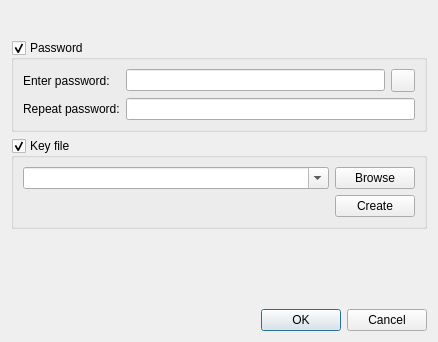
<?xml version="1.0" encoding="UTF-8"?>
<ui version="4.0">
 <class>ChangeMasterKeyWidget</class>
 <widget class="QWidget" name="ChangeMasterKeyWidget">
  <property name="geometry">
   <rect>
    <x>0</x>
    <y>0</y>
    <width>438</width>
    <height>342</height>
   </rect>
  </property>
  <layout class="QVBoxLayout" name="verticalLayout">
   <item>
    <widget class="MessageWidget" name="messageWidget" native="true"/>
   </item>
   <item>
    <widget class="QLabel" name="headlineLabel"/>
   </item>
   <item>
    <spacer name="verticalSpacer_2">
     <property name="orientation">
      <enum>Qt::Vertical</enum>
     </property>
     <property name="sizeType">
      <enum>QSizePolicy::Fixed</enum>
     </property>
     <property name="sizeHint" stdset="0">
      <size>
       <width>1</width>
       <height>3</height>
      </size>
     </property>
    </spacer>
   </item>
   <item>
    <widget class="QGroupBox" name="passwordGroup">
     <property name="title">
      <string>Password</string>
     </property>
     <property name="checkable">
      <bool>true</bool>
     </property>
     <property name="checked">
      <bool>true</bool>
     </property>
     <layout class="QFormLayout" name="formLayout">
      <item row="0" column="0">
       <widget class="QLabel" name="enterPasswordLabel">
        <property name="text">
         <string>Enter password:</string>
        </property>
       </widget>
      </item>
      <item row="0" column="1">
       <layout class="QHBoxLayout" name="horizontalLayout">
        <item>
         <widget class="PasswordEdit" name="enterPasswordEdit">
          <property name="echoMode">
           <enum>QLineEdit::Password</enum>
          </property>
         </widget>
        </item>
        <item>
         <widget class="QToolButton" name="togglePasswordButton">
          <property name="checkable">
           <bool>true</bool>
          </property>
         </widget>
        </item>
       </layout>
      </item>
      <item row="1" column="0">
       <widget class="QLabel" name="repeatPasswordLabel">
        <property name="text">
         <string>Repeat password:</string>
        </property>
       </widget>
      </item>
      <item row="1" column="1">
       <widget class="PasswordEdit" name="repeatPasswordEdit">
        <property name="echoMode">
         <enum>QLineEdit::Password</enum>
        </property>
       </widget>
      </item>
     </layout>
    </widget>
   </item>
   <item>
    <widget class="QGroupBox" name="keyFileGroup">
     <property name="title">
      <string>Key file</string>
     </property>
     <property name="checkable">
      <bool>true</bool>
     </property>
     <layout class="QGridLayout" name="gridLayout">
      <item row="0" column="2">
       <widget class="QPushButton" name="browseKeyFileButton">
        <property name="text">
         <string>Browse</string>
        </property>
       </widget>
      </item>
      <item row="1" column="2">
       <widget class="QPushButton" name="createKeyFileButton">
        <property name="text">
         <string>Create</string>
        </property>
       </widget>
      </item>
      <item row="0" column="1">
       <widget class="QComboBox" name="keyFileCombo">
        <property name="sizePolicy">
         <sizepolicy hsizetype="Expanding" vsizetype="Fixed">
          <horstretch>0</horstretch>
          <verstretch>0</verstretch>
         </sizepolicy>
        </property>
        <property name="editable">
         <bool>true</bool>
        </property>
       </widget>
      </item>
     </layout>
    </widget>
   </item>
   <item>
    <spacer name="verticalSpacer">
     <property name="orientation">
      <enum>Qt::Vertical</enum>
     </property>
     <property name="sizeHint" stdset="0">
      <size>
       <width>20</width>
       <height>40</height>
      </size>
     </property>
    </spacer>
   </item>
   <item>
    <widget class="QDialogButtonBox" name="buttonBox">
     <property name="standardButtons">
      <set>QDialogButtonBox::Cancel|QDialogButtonBox::Ok</set>
     </property>
    </widget>
   </item>
  </layout>
 </widget>
 <customwidgets>
  <customwidget>
   <class>PasswordEdit</class>
   <extends>QLineEdit</extends>
   <header>gui/PasswordEdit.h</header>
  </customwidget>
  <customwidget>
   <class>MessageWidget</class>
   <extends>QWidget</extends>
   <header>gui/MessageWidget.h</header>
   <container>1</container>
  </customwidget>
 </customwidgets>
 <tabstops>
  <tabstop>passwordGroup</tabstop>
  <tabstop>enterPasswordEdit</tabstop>
  <tabstop>togglePasswordButton</tabstop>
  <tabstop>repeatPasswordEdit</tabstop>
  <tabstop>keyFileGroup</tabstop>
  <tabstop>keyFileCombo</tabstop>
  <tabstop>browseKeyFileButton</tabstop>
  <tabstop>createKeyFileButton</tabstop>
  <tabstop>buttonBox</tabstop>
 </tabstops>
 <resources/>
 <connections/>
</ui>
